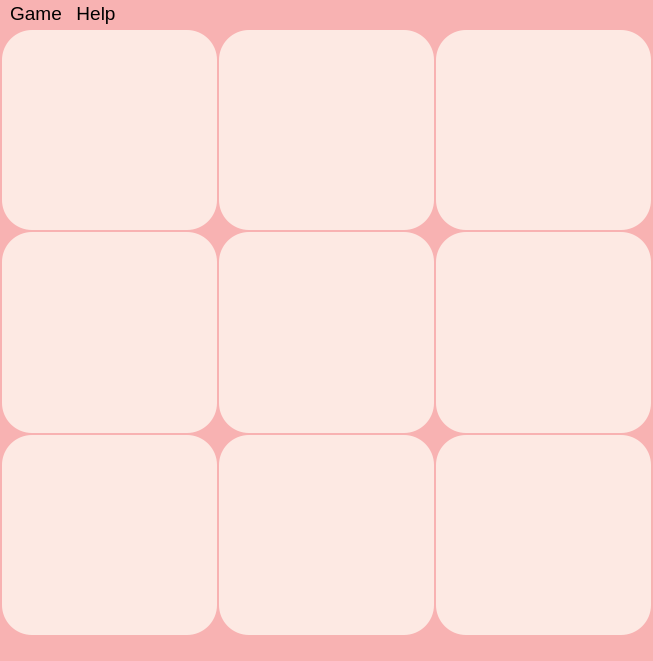
<?xml version="1.0" encoding="UTF-8"?>
<ui version="4.0">
 <class>MainWindow</class>
 <widget class="QMainWindow" name="MainWindow">
  <property name="geometry">
   <rect>
    <x>0</x>
    <y>0</y>
    <width>653</width>
    <height>661</height>
   </rect>
  </property>
  <property name="windowTitle">
   <string>Tic tac toe</string>
  </property>
  <widget class="QWidget" name="Field">
   <property name="styleSheet">
    <string notr="true">QWidget{
	background: #F8B2B2;
}

QPushButton{
	background: #FDE9E3;
	color: #e67e7e;
	border-radius: 30px
}

QPushButton:hover{
	background: #F7E3DD;
	color: #e67e7e;
	border-radius: 60px
}

QPushButton:pressed{
	background: #F7C8BF;
	color: #e67e7e;
	border-radius: 60px
}</string>
   </property>
   <layout class="QGridLayout" name="gridLayout">
    <property name="leftMargin">
     <number>2</number>
    </property>
    <property name="topMargin">
     <number>2</number>
    </property>
    <property name="rightMargin">
     <number>2</number>
    </property>
    <property name="bottomMargin">
     <number>2</number>
    </property>
    <property name="spacing">
     <number>2</number>
    </property>
    <item row="2" column="1">
     <widget class="QPushButton" name="B_2">
      <property name="sizePolicy">
       <sizepolicy hsizetype="Minimum" vsizetype="Minimum">
        <horstretch>100</horstretch>
        <verstretch>100</verstretch>
       </sizepolicy>
      </property>
      <property name="minimumSize">
       <size>
        <width>100</width>
        <height>100</height>
       </size>
      </property>
      <property name="font">
       <font>
        <pointsize>40</pointsize>
       </font>
      </property>
      <property name="text">
       <string/>
      </property>
     </widget>
    </item>
    <item row="1" column="0">
     <widget class="QPushButton" name="B_4">
      <property name="sizePolicy">
       <sizepolicy hsizetype="Minimum" vsizetype="Minimum">
        <horstretch>100</horstretch>
        <verstretch>100</verstretch>
       </sizepolicy>
      </property>
      <property name="minimumSize">
       <size>
        <width>100</width>
        <height>100</height>
       </size>
      </property>
      <property name="font">
       <font>
        <pointsize>40</pointsize>
       </font>
      </property>
      <property name="text">
       <string/>
      </property>
     </widget>
    </item>
    <item row="0" column="0">
     <widget class="QPushButton" name="B_7">
      <property name="sizePolicy">
       <sizepolicy hsizetype="Minimum" vsizetype="Minimum">
        <horstretch>100</horstretch>
        <verstretch>100</verstretch>
       </sizepolicy>
      </property>
      <property name="minimumSize">
       <size>
        <width>100</width>
        <height>100</height>
       </size>
      </property>
      <property name="font">
       <font>
        <pointsize>40</pointsize>
       </font>
      </property>
      <property name="text">
       <string/>
      </property>
     </widget>
    </item>
    <item row="2" column="2">
     <widget class="QPushButton" name="B_3">
      <property name="sizePolicy">
       <sizepolicy hsizetype="Minimum" vsizetype="Minimum">
        <horstretch>100</horstretch>
        <verstretch>100</verstretch>
       </sizepolicy>
      </property>
      <property name="minimumSize">
       <size>
        <width>100</width>
        <height>100</height>
       </size>
      </property>
      <property name="font">
       <font>
        <pointsize>40</pointsize>
       </font>
      </property>
      <property name="text">
       <string/>
      </property>
     </widget>
    </item>
    <item row="1" column="1">
     <widget class="QPushButton" name="B_5">
      <property name="sizePolicy">
       <sizepolicy hsizetype="Minimum" vsizetype="Minimum">
        <horstretch>100</horstretch>
        <verstretch>100</verstretch>
       </sizepolicy>
      </property>
      <property name="minimumSize">
       <size>
        <width>100</width>
        <height>100</height>
       </size>
      </property>
      <property name="font">
       <font>
        <pointsize>40</pointsize>
       </font>
      </property>
      <property name="text">
       <string/>
      </property>
     </widget>
    </item>
    <item row="1" column="2">
     <widget class="QPushButton" name="B_6">
      <property name="sizePolicy">
       <sizepolicy hsizetype="Minimum" vsizetype="Minimum">
        <horstretch>100</horstretch>
        <verstretch>100</verstretch>
       </sizepolicy>
      </property>
      <property name="minimumSize">
       <size>
        <width>100</width>
        <height>100</height>
       </size>
      </property>
      <property name="font">
       <font>
        <pointsize>40</pointsize>
       </font>
      </property>
      <property name="text">
       <string/>
      </property>
     </widget>
    </item>
    <item row="2" column="0">
     <widget class="QPushButton" name="B_1">
      <property name="sizePolicy">
       <sizepolicy hsizetype="Minimum" vsizetype="Minimum">
        <horstretch>100</horstretch>
        <verstretch>100</verstretch>
       </sizepolicy>
      </property>
      <property name="minimumSize">
       <size>
        <width>100</width>
        <height>100</height>
       </size>
      </property>
      <property name="font">
       <font>
        <pointsize>40</pointsize>
       </font>
      </property>
      <property name="text">
       <string/>
      </property>
     </widget>
    </item>
    <item row="0" column="2">
     <widget class="QPushButton" name="B_9">
      <property name="sizePolicy">
       <sizepolicy hsizetype="Minimum" vsizetype="Minimum">
        <horstretch>100</horstretch>
        <verstretch>100</verstretch>
       </sizepolicy>
      </property>
      <property name="minimumSize">
       <size>
        <width>100</width>
        <height>100</height>
       </size>
      </property>
      <property name="font">
       <font>
        <pointsize>40</pointsize>
       </font>
      </property>
      <property name="text">
       <string/>
      </property>
     </widget>
    </item>
    <item row="0" column="1">
     <widget class="QPushButton" name="B_8">
      <property name="sizePolicy">
       <sizepolicy hsizetype="Minimum" vsizetype="Minimum">
        <horstretch>100</horstretch>
        <verstretch>100</verstretch>
       </sizepolicy>
      </property>
      <property name="minimumSize">
       <size>
        <width>100</width>
        <height>100</height>
       </size>
      </property>
      <property name="font">
       <font>
        <pointsize>40</pointsize>
       </font>
      </property>
      <property name="text">
       <string/>
      </property>
     </widget>
    </item>
   </layout>
  </widget>
  <widget class="QMenuBar" name="MenuBar">
   <property name="geometry">
    <rect>
     <x>0</x>
     <y>0</y>
     <width>653</width>
     <height>27</height>
    </rect>
   </property>
   <property name="font">
    <font>
     <family>Arial</family>
     <pointsize>14</pointsize>
     <bold>false</bold>
    </font>
   </property>
   <property name="styleSheet">
    <string notr="true">QMenuBar{
	background: #F8B2B2;
}
</string>
   </property>
   <widget class="QMenu" name="M_Game">
    <property name="font">
     <font>
      <family>Segoe UI Variable Display Light</family>
     </font>
    </property>
    <property name="title">
     <string>Game</string>
    </property>
    <addaction name="B_NewGame"/>
    <addaction name="B_Exit"/>
   </widget>
   <widget class="QMenu" name="M_FAO">
    <property name="title">
     <string>Help</string>
    </property>
   </widget>
   <addaction name="M_Game"/>
   <addaction name="M_FAO"/>
  </widget>
  <widget class="QStatusBar" name="StatusBar">
   <property name="font">
    <font>
     <family>Arial</family>
     <pointsize>12</pointsize>
    </font>
   </property>
   <property name="styleSheet">
    <string notr="true">background: #F8B2B2;</string>
   </property>
  </widget>
  <action name="B_NewGame">
   <property name="text">
    <string>New game</string>
   </property>
   <property name="font">
    <font>
     <family>Segoe UI Variable Display Light</family>
    </font>
   </property>
  </action>
  <action name="B_Exit">
   <property name="text">
    <string>Exit</string>
   </property>
   <property name="font">
    <font>
     <family>Segoe UI Variable Small Light</family>
    </font>
   </property>
  </action>
 </widget>
 <resources/>
 <connections/>
</ui>
